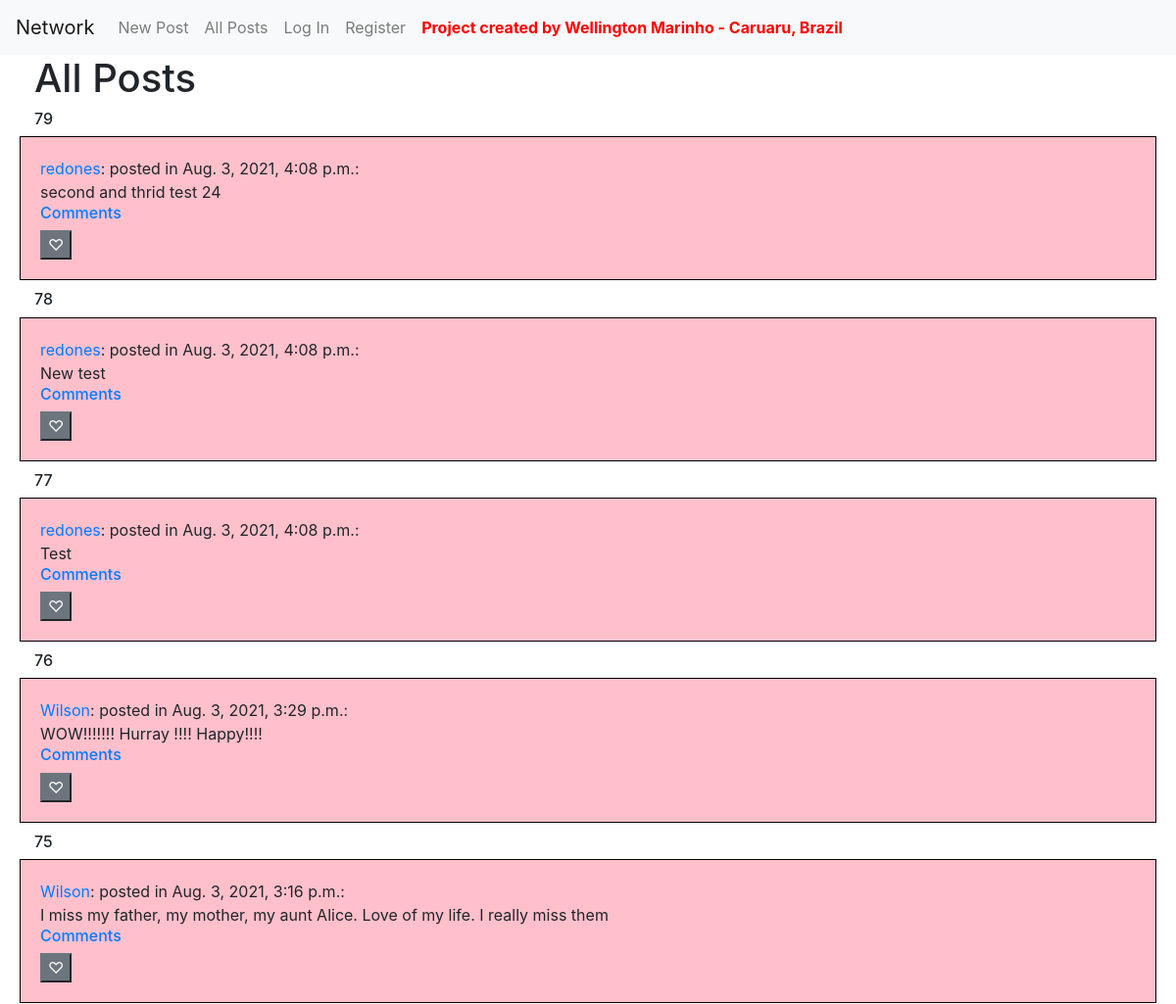
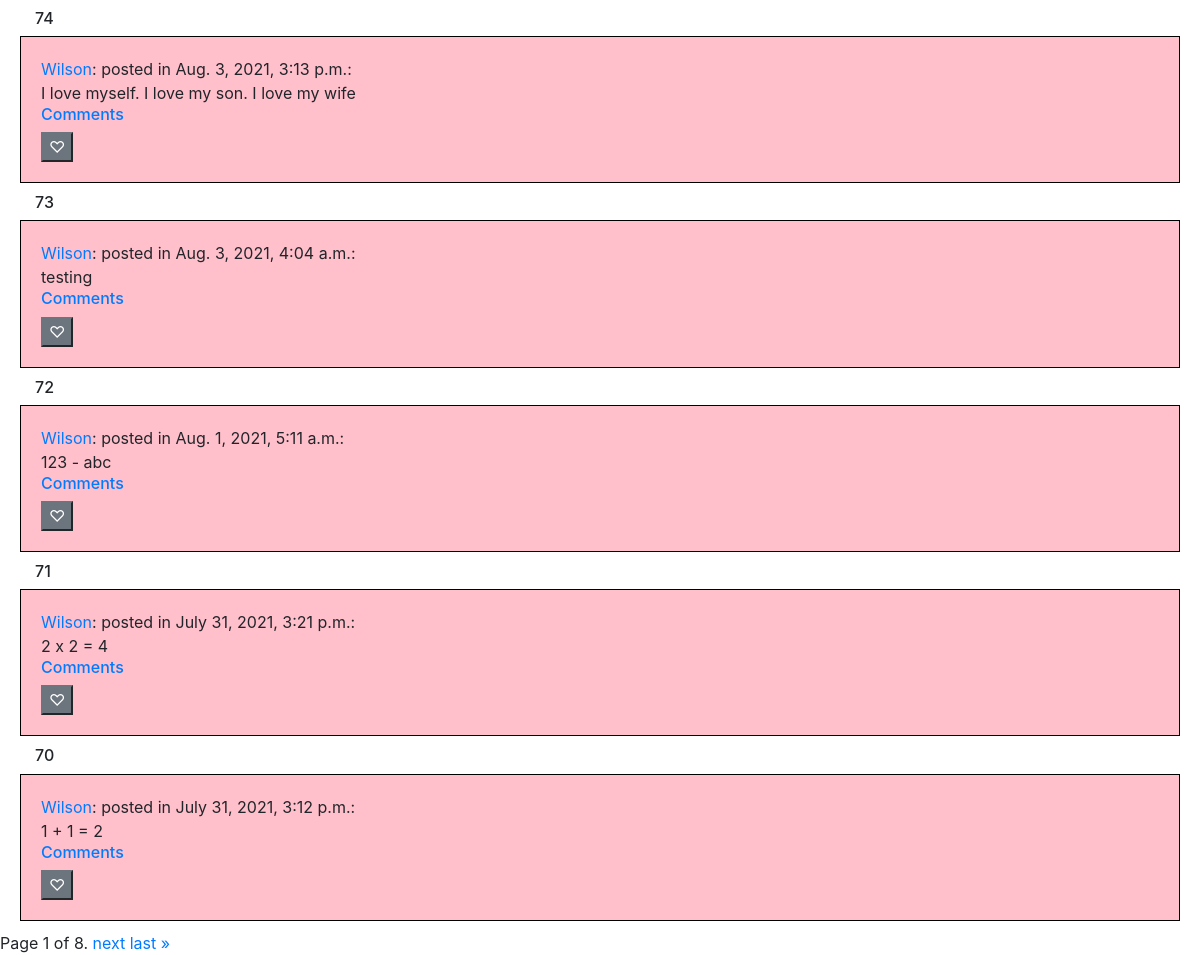
Page /all_posts on the earlier database version (2 pictures, top to bottom).
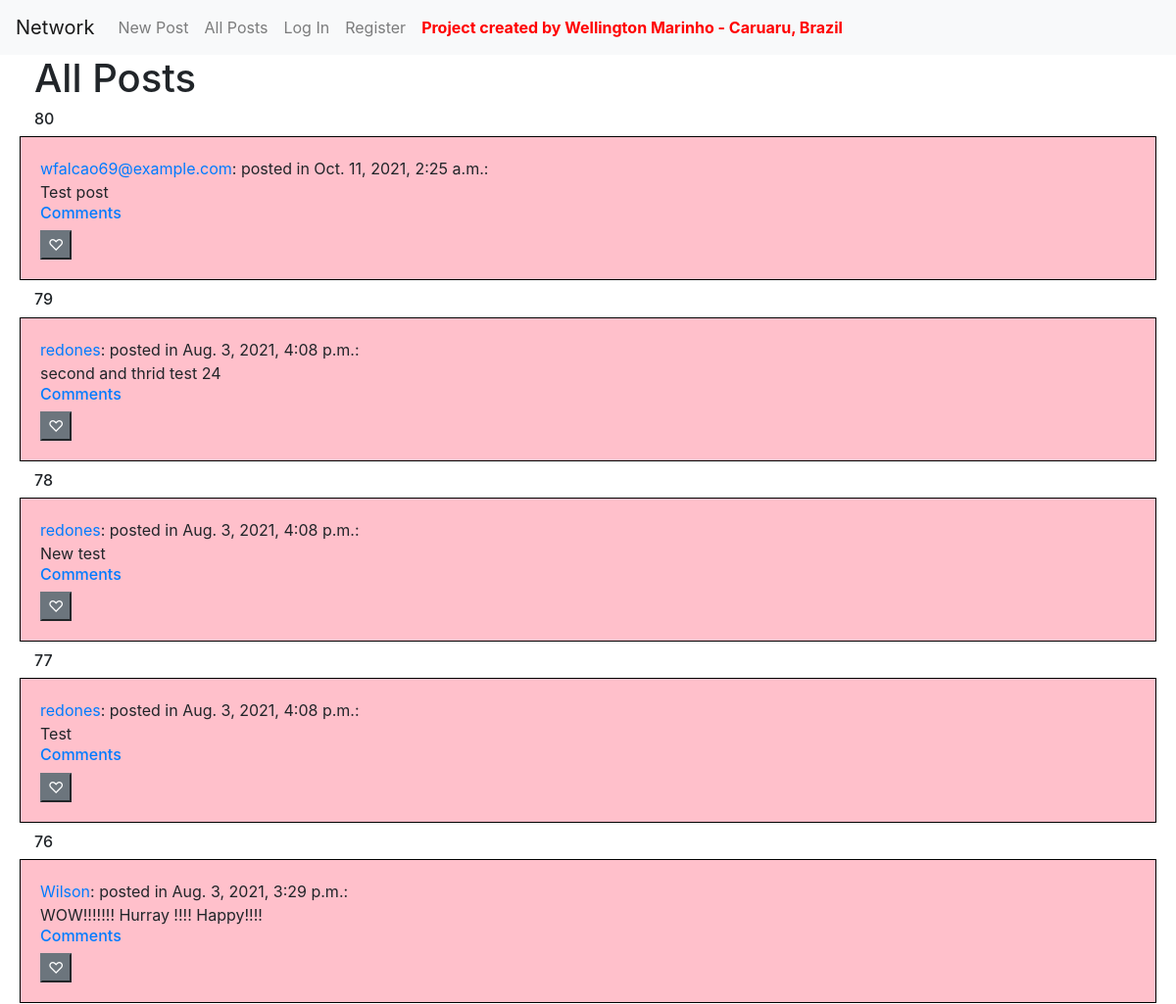
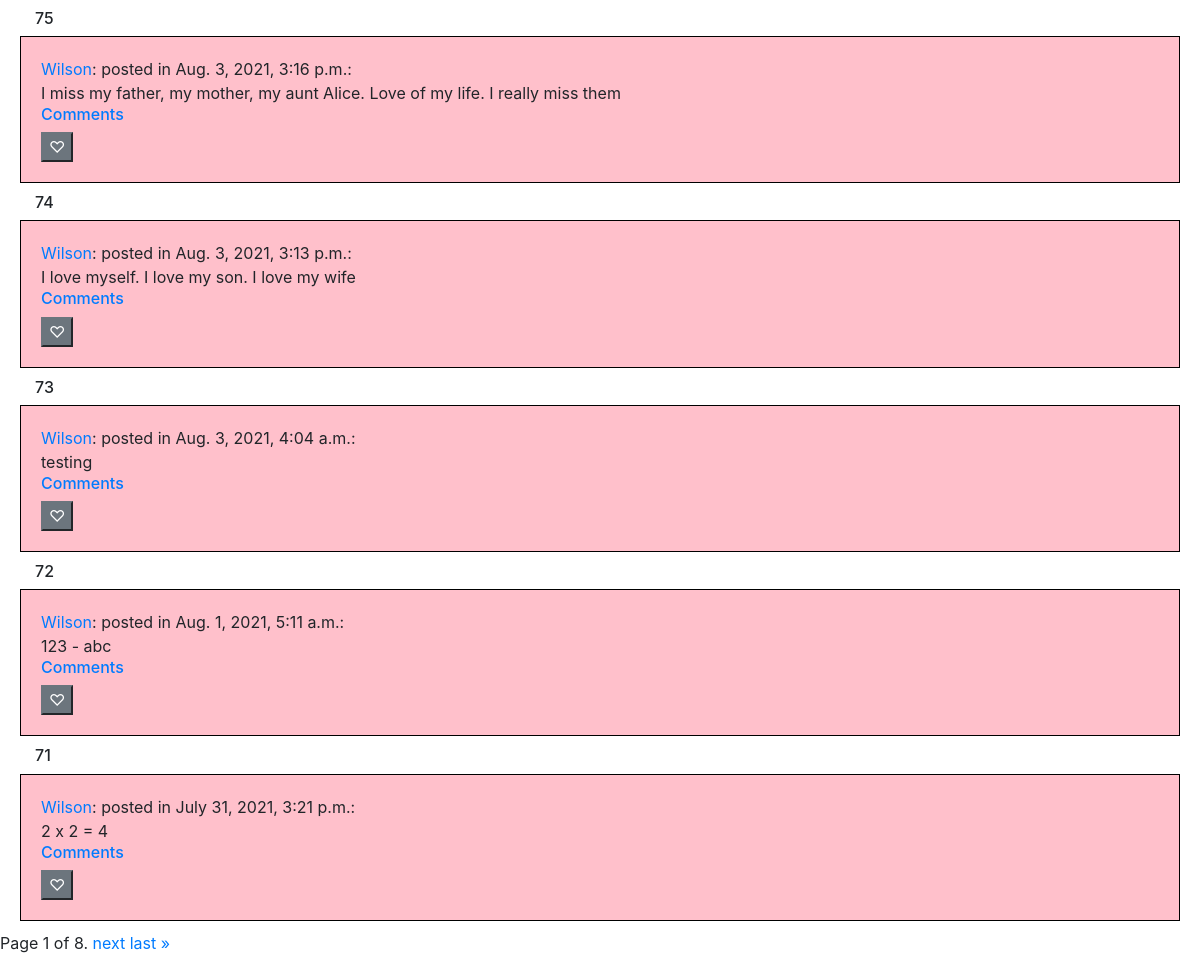
Same page on the later database version (2 pictures, top to bottom).
### network/models.py (models this page shows, shortened)
class Post(models.Model):
    content = models.CharField(max_length=264)
    time_of_creation = models.DateTimeField(default=timezone.now)
    creator = models.ForeignKey(User, on_delete=models.CASCADE, related_name="posts")
    now = datetime.now()

class User(AbstractUser):
    pass

### network/views.py (the view)
# urls.py: path("all_posts", views.all_posts, name="all_posts"),
def all_posts(request):
    post_list = Post.objects.all()
    post_list = post_list.order_by("-time_of_creation").all()
    paginator = Paginator(post_list, 10) # Show 10 contacts per page.
    page_number = request.GET.get('page', 1)
    page_obj = paginator.get_page(page_number)
    return render(request, 'network/all_posts.html', {'page_obj': page_obj})

### network/templates/network/all_posts.html (shortened to what this page needs)
{% extends "network/layout.html" %}
{% block body %}
        <h1 style="margin-left: 35px;">All Posts </h1>
        {% for post in page_obj %}
            <h6 id="w_post{{ post.id }}" style="margin-left: 35px;">{{ post.id}}</h6>
            <div class="well">
                <a href="{% url 'profile' post.creator.id %}">{{ post.creator }}</a>: posted in {{ post.time_of_creation }}: <br> <span id="mycontent{{ post.id }}">{{ post.content }} </span><br>
              <h6><a href="{% url 'comment' post.id %}">Comments</a></h6>
              <button id="paulinho{{ post.id }}" class="btn-secondary" onclick="plus_like({{ post.id }})">&#9825</button><span class="ml-2" id="likecounter{{post.id}}"></span>
            </div>
        {% endfor %}
        <div class="pagination">
            <span class="step-links">
                <span class="current">
                    Page {{ page_obj.number }} of {{ page_obj.paginator.num_pages }}.
                </span>
                {% if page_obj.has_next %}
                    <a href="?page={{ page_obj.next_page_number }}">next</a>
                    <a href="?page={{ page_obj.paginator.num_pages }}">last &raquo;</a>
                {% endif %}
            </span>
        </div>
{% endblock %}

### network/templates/network/layout.html (shortened to what this page needs)
{% load static %}
<!DOCTYPE html>
<html lang="en">
    <head>
        <link rel="stylesheet" href="https://stackpath.bootstrapcdn.com/bootstrap/4.4.1/css/bootstrap.min.css">
        <link href="{% static 'network/styles.css' %}" rel="stylesheet">
    </head>
    <body>
        <nav class="navbar navbar-expand-lg navbar-light bg-light">
            <a class="navbar-brand" href="#">Network</a>
            <div>
              <ul class="navbar-nav mr-auto">
                <li class="nav-item">
                  <a class="nav-link" href="{% url 'index' %}">New Post</a>
                </li>
                <li class="nav-item">
                  <a class="nav-link" href="{% url 'all_posts' %}">All Posts</a>
                </li>
                {% if user.is_authenticated %}
                    <li class="nav-item">
                        <a class="nav-link" href="{% url 'follower_index' %}">Following</a>
                    </li>
                    <li class="nav-item">
                        <a class="nav-link" href="{% url 'logout' %}">Log Out</a>
                    </li>
                {% else %}
                    <li class="nav-item">
                        <a class="nav-link" href="{% url 'login' %}">Log In</a>
                    </li>
                    <li class="nav-item">
                        <a class="nav-link" href="{% url 'register' %}">Register</a>
                    </li>
                {% endif %}
                <li class="nav-item">
                    <a class="nav-link" href="#"><strong style="color: red;">Project created by Wellington Marinho - Caruaru, Brazil</strong></a>
                </li>
              </ul>
            </div>
          </nav>
        <div class="body">
            {% block body %}
            {% endblock %}
        </div>
    </body>
</html>

### network/templates/network/layout.html (style rules this page uses)
.well { background-color: pink; border: 1px solid black; padding: 20px; margin-bottom: 10px; margin-left: 20px; margin-right: 20px; }

Differences in the rows shown:
no longer on this page (row unchanged): Post: id "70", creator "Wilson", time_of_creation "July 31, 2021, 3:12 p.m.", content "1 + 1 = 2"
added Post: id "80", creator "wfalcao69@example.com", time_of_creation "Oct. 11, 2021, 2:25 a.m.", content "Test post"
